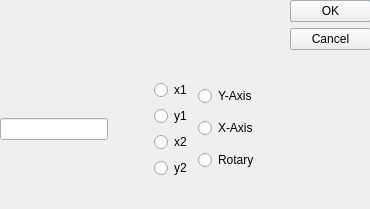
<?xml version="1.0" encoding="UTF-8"?>
<ui version="4.0">
 <class>InputBox</class>
 <widget class="QDialog" name="InputBox">
  <property name="geometry">
   <rect>
    <x>0</x>
    <y>0</y>
    <width>370</width>
    <height>209</height>
   </rect>
  </property>
  <property name="windowTitle">
   <string>Dialog</string>
  </property>
  <widget class="QDialogButtonBox" name="buttonBox_2">
   <property name="geometry">
    <rect>
     <x>290</x>
     <y>0</y>
     <width>81</width>
     <height>66</height>
    </rect>
   </property>
   <property name="orientation">
    <enum>Qt::Vertical</enum>
   </property>
   <property name="standardButtons">
    <set>QDialogButtonBox::Cancel|QDialogButtonBox::Ok</set>
   </property>
  </widget>
  <widget class="QDialogButtonBox" name="buttonBox">
   <property name="geometry">
    <rect>
     <x>290</x>
     <y>0</y>
     <width>81</width>
     <height>66</height>
    </rect>
   </property>
   <property name="orientation">
    <enum>Qt::Vertical</enum>
   </property>
   <property name="standardButtons">
    <set>QDialogButtonBox::Cancel|QDialogButtonBox::Ok</set>
   </property>
  </widget>
  <widget class="QWidget" name="">
   <layout class="QVBoxLayout" name="verticalLayout_2">
    <property name="topMargin">
     <number>20</number>
    </property>
    <item>
     <widget class="QLabel" name="lblDesc">
      <property name="text">
       <string/>
      </property>
      <property name="wordWrap">
       <bool>true</bool>
      </property>
     </widget>
    </item>
    <item>
     <spacer name="verticalSpacer">
      <property name="orientation">
       <enum>Qt::Vertical</enum>
      </property>
      <property name="sizeHint" stdset="0">
       <size>
        <width>20</width>
        <height>40</height>
       </size>
      </property>
     </spacer>
    </item>
    <item>
     <layout class="QHBoxLayout" name="horizontalLayout_2">
      <item>
       <widget class="QLineEdit" name="newMoveCmd">
        <property name="echoMode">
         <enum>QLineEdit::Normal</enum>
        </property>
       </widget>
      </item>
      <item>
       <spacer name="horizontalSpacer">
        <property name="orientation">
         <enum>Qt::Horizontal</enum>
        </property>
        <property name="sizeHint" stdset="0">
         <size>
          <width>40</width>
          <height>20</height>
         </size>
        </property>
       </spacer>
      </item>
      <item>
       <layout class="QHBoxLayout" name="horizontalLayout_4">
        <property name="leftMargin">
         <number>0</number>
        </property>
        <item>
         <layout class="QVBoxLayout" name="verticalLayout_3">
          <property name="leftMargin">
           <number>0</number>
          </property>
          <item>
           <widget class="QRadioButton" name="rdbx1">
            <property name="text">
             <string>x1</string>
            </property>
           </widget>
          </item>
          <item>
           <widget class="QRadioButton" name="rdby1">
            <property name="text">
             <string>y1</string>
            </property>
           </widget>
          </item>
          <item>
           <widget class="QRadioButton" name="rdbx2">
            <property name="text">
             <string>x2</string>
            </property>
           </widget>
          </item>
          <item>
           <widget class="QRadioButton" name="rdby2">
            <property name="text">
             <string>y2</string>
            </property>
           </widget>
          </item>
         </layout>
        </item>
        <item>
         <layout class="QVBoxLayout" name="verticalLayout">
          <property name="leftMargin">
           <number>0</number>
          </property>
          <item>
           <widget class="QRadioButton" name="rdbY">
            <property name="text">
             <string>Y-Axis</string>
            </property>
           </widget>
          </item>
          <item>
           <widget class="QRadioButton" name="rdbX">
            <property name="text">
             <string>X-Axis</string>
            </property>
           </widget>
          </item>
          <item>
           <widget class="QRadioButton" name="rdbTheta">
            <property name="text">
             <string>Rotary</string>
            </property>
           </widget>
          </item>
         </layout>
        </item>
       </layout>
      </item>
     </layout>
    </item>
   </layout>
  </widget>
 </widget>
 <resources/>
 <connections>
  <connection>
   <sender>buttonBox</sender>
   <signal>accepted()</signal>
   <receiver>InputBox</receiver>
   <slot>accept()</slot>
   <hints>
    <hint type="sourcelabel">
     <x>248</x>
     <y>254</y>
    </hint>
    <hint type="destinationlabel">
     <x>157</x>
     <y>274</y>
    </hint>
   </hints>
  </connection>
  <connection>
   <sender>buttonBox</sender>
   <signal>rejected()</signal>
   <receiver>InputBox</receiver>
   <slot>reject()</slot>
   <hints>
    <hint type="sourcelabel">
     <x>316</x>
     <y>260</y>
    </hint>
    <hint type="destinationlabel">
     <x>286</x>
     <y>274</y>
    </hint>
   </hints>
  </connection>
 </connections>
</ui>
